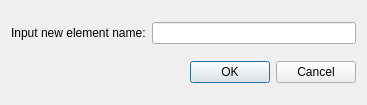
<?xml version="1.0" encoding="UTF-8"?>
<ui version="4.0">
 <class>ImportSchemaDialog</class>
 <widget class="QDialog" name="ImportSchemaDialog">
  <property name="geometry">
   <rect>
    <x>0</x>
    <y>0</y>
    <width>367</width>
    <height>105</height>
   </rect>
  </property>
  <property name="windowTitle">
   <string>Import schema to element</string>
  </property>
  <layout class="QVBoxLayout" name="verticalLayout">
   <item>
    <layout class="QHBoxLayout" name="horizontalLayout">
     <item>
      <widget class="QLabel" name="label">
       <property name="text">
        <string>Input new element name:</string>
       </property>
      </widget>
     </item>
     <item>
      <widget class="QLineEdit" name="nameEdit"/>
     </item>
    </layout>
   </item>
   <item>
    <widget class="QDialogButtonBox" name="buttonBox">
     <property name="orientation">
      <enum>Qt::Horizontal</enum>
     </property>
     <property name="standardButtons">
      <set>QDialogButtonBox::Cancel|QDialogButtonBox::Ok</set>
     </property>
    </widget>
   </item>
  </layout>
 </widget>
 <resources/>
 <connections>
  <connection>
   <sender>buttonBox</sender>
   <signal>accepted()</signal>
   <receiver>ImportSchemaDialog</receiver>
   <slot>accept()</slot>
   <hints>
    <hint type="sourcelabel">
     <x>248</x>
     <y>254</y>
    </hint>
    <hint type="destinationlabel">
     <x>157</x>
     <y>274</y>
    </hint>
   </hints>
  </connection>
  <connection>
   <sender>buttonBox</sender>
   <signal>rejected()</signal>
   <receiver>ImportSchemaDialog</receiver>
   <slot>reject()</slot>
   <hints>
    <hint type="sourcelabel">
     <x>316</x>
     <y>260</y>
    </hint>
    <hint type="destinationlabel">
     <x>286</x>
     <y>274</y>
    </hint>
   </hints>
  </connection>
 </connections>
</ui>
